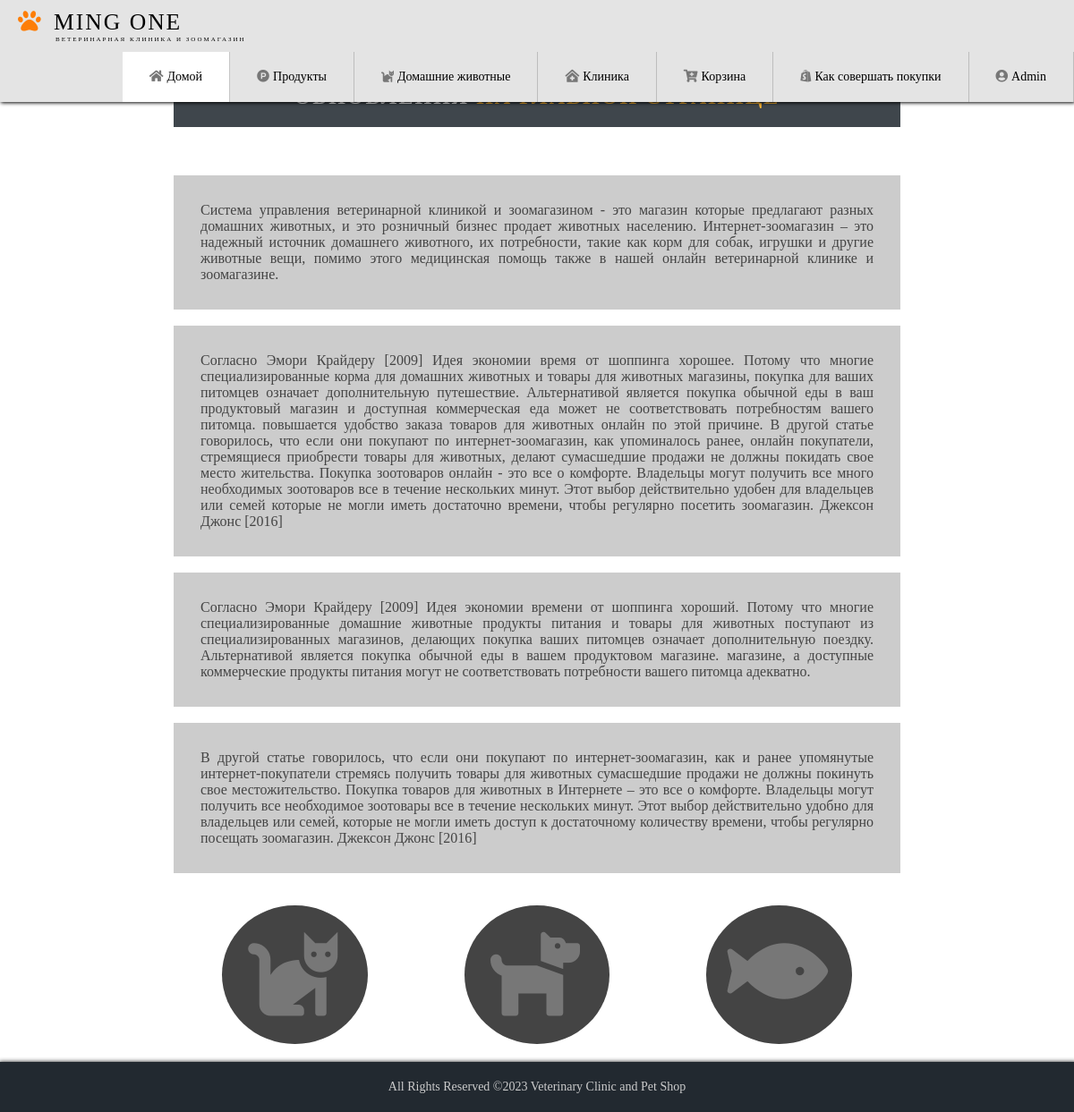
/customer/home.php (signed in), run on the app's committed database.
### tables this page shows
CREATE TABLE `home`  (
  `post_ID` int(10) NOT NULL AUTO_INCREMENT,
  `post_description` varchar(1000) NOT NULL,
  PRIMARY KEY (`post_ID`) USING BTREE
);

### customer/home.php (the view, shortened to what this page needs)
<?php
  $link = mysqli_connect("localhost", "root", "", "dbmingone");
	$sql = "SELECT * FROM `home`";
  $myData = mysqli_query($link,$sql);
?>
<!DOCTYPE html>
<html lang="en">
  <head>
    <link rel="stylesheet" href="../css/header.css" />
    <link rel="stylesheet" href="../css/main.css" />
    <link rel="stylesheet" href="../css/footer.css" />
    <link rel="stylesheet" href="../fontawesome\css\all.css" />
  </head>
  <body>
    <header class="header">
      <a href="#" class="logo">
        <i class="fas fa-paw" style="color: #fd7e07"></i>
        Ming One
        <p style="font-size: 7px; margin-left: 42px">
        ВЕТЕРИНАРНАЯ КЛИНИКА И ЗООМАГАЗИН
        </p>
      </a>
      <ul class="menu">
        <li class="active">
          <a href="./home.php"><i class="fa fa-home"></i>Домой</a>
        </li>
        <li>
          <a href="./products.php"
            ><i class="fab fa-product-hunt"></i>Продукты</a
          >
        </li>
        <li>
          <a href="./pets.php"><i class="fas fa-cat"></i>Домашние животные</a>
        </li>
        <li>
          <a href="./clinic.php"><i class="fas fa-clinic-medical"></i>Клиника</a>
        </li>
        <li>
          <a href="./cart.php"><i class="fa fa-cart-plus"></i>Корзина</a>
        </li>
        <li>
          <a href="./shop.php"><i class="fab fa-shopify"></i>Как совершать покупки</a>
        </li>
        <li style="text-transform: capitalize">
          <a href="../conn/logout.php" title="Click, Auto Signout">
            <i class="fa fa-user-circle"></i
            ><?php echo $_SESSION['uname']; ?>
          </a>
        </li>
      </ul>
    </header>
    <main>
      <h2>ОБНОВЛЕНИЯ <font color="orange">НА ГЛАВНОЙ СТРАНИЦЕ</font></h2>
      <br />
      <section>
      </section>
      <br />
      <p>
        <?php
    while($record = mysqli_fetch_assoc($myData)){
          $pd = $record['post_description'];
          echo"<p style='background: #ccc; color: #444; width:70%; margin:auto; padding: 30px; text-align: justify;'>
        $pd
      </p>
      <br />"; } mysqli_close($link); ?>
      <br />
      <div class="updates" id="coverX">
        <div class="update-0">
          <i class="fas fa-cat"></i>
        </div>
        <div class="update-1">
          <i class="fas fa-dog"></i>
        </div>
        <div class="update-2">
          <i class="fas fa-fish"></i>
        </div>
      </div>
    </main>
    <footer>
      <section class="footer-content">
        <ul class="footer-page">
          <li>All Rights Reserved &copy2023 Veterinary Clinic and Pet Shop</li>
        </ul>
      </section>
    </footer>
  </body>
</html>

### css/header.css (style rules this page uses)
* { margin: 0; padding: 0; box-sizing: border-box; }
body { margin: 0; background: #ccc; height: 80vh; }
a { color: black; }
.active { background-color: #fff; }
.header { background-color: rgb(228, 228, 228); box-shadow: 1px 1px 4px 0 rgba(0, 0, 0, 1); position: fixed; width: 100%; z-index: 3; }
.header ul { margin: 0; padding: 0; list-style-type: none; overflow: hidden; background-color: rgb(228, 228, 228); }
.header ul a { display: block; padding: 20px; font-size: 14px; border-right: 1px solid #aaaa; text-decoration: none; }
.header .logo { float: left; display: block; font-size: 1.6em; padding: 10px 20px; letter-spacing: 2px; text-decoration: none; text-transform: uppercase; }
.header .menu { clear: both; max-height: 0; transition: max-height 0.2s ease-out; }
i { margin: 0px 4px 0px 0px; color: #777; }
@media (min-width: 1000px) { .header li { float: left; } }
@media (min-width: 1000px) { .header li a { padding: 20px 30px; } }
@media (min-width: 1000px) { .header .menu { clear: none; float: right; max-height: none; } }

### css/main.css (style rules this page uses)
main { color: rgb(92, 92, 92); text-align: center; background-color: #fff; position: relative; top: 55px; height: auto; padding: 20px; align-items: center; }
h2 { padding: 20px; letter-spacing: 2px; width: 70%; margin: auto; color: white; opacity: 0.8; background: #101820ff; }
@media screen and (max-width: 1200px) { main { height: auto; } }
.updates { width: 70%; align-items: center; margin: auto; display: flex; justify-content: space-around; }
.update-0 { background-color: rgb(68, 68, 68); width: 20%; height: 20%; border-radius: 50%; padding: 20px; font-size: 100px; }
.update-1 { background-color: rgb(68, 68, 68); width: 20%; height: 20%; border-radius: 50%; padding: 20px; font-size: 100px; }
.update-2 { background-color: rgb(68, 68, 68); width: 20%; height: 20%; border-radius: 50%; padding: 20px; font-size: 100px; }
#coverX { animation: dropY 1.5s; }

### css/footer.css (style rules this page uses)
footer { position: relative; background-color: #101820ff; top: 55px; width: 100%; height: auto; box-shadow: 1px 2px 5px 2px rgb(0, 0, 0); opacity: 0.9; }
.footer-content { display: flex; }
.footer-page { width: 30%; display: flex; justify-content: space-around; list-style: none; margin: 20px auto; }
.footer-page li { color: #ccc; font-size: 14px; }
@media screen and (min-width: 769px) { .footer-page { width: 100%; width: auto; } }
@media screen and (min-width: 769px) { .footer-page li { padding: 0px 5px; } }

### data on the page
home: post_description "Система управления ветеринарной клиникой и зоомагазином - это магазин которые предлагают разных домашних животных, и это розничный бизнес продает животных населению. Интернет-зоомагазин – это надежный источник домашнего животного, их потребности, такие как корм для собак, игрушки и другие животные вещи, помимо этого медицинская помощь также в нашей онлайн ветеринарной клинике и зоомагазине."
home: post_description "Согласно Эмори Крайдеру [2009] Идея экономии время от шоппинга хорошее. Потому что многие специализированные корма для домашних животных и товары для животных магазины, покупка для ваших питомцев означает дополнительную путешествие. Альтернативой является покупка обычной еды в ваш продуктовый магазин и доступная коммерческая еда может не соответствовать потребностям вашего питомца. повышается удобство заказа товаров для животных онлайн по этой причине. В другой статье говорилось, что если они покупают по интернет-зоомагазин, как упоминалось ранее, онлайн покупатели, стремящиеся приобрести товары для животных, делают сумасшедшие продажи не должны покидать свое место жительства. Покупка…"
home: post_description "Согласно Эмори Крайдеру [2009] Идея экономии времени от шоппинга хороший. Потому что многие специализированные домашние животные продукты питания и товары для животных поступают из специализированных магазинов, делающих покупка ваших питомцев означает дополнительную поездку. Альтернативой является покупка обычной еды в вашем продуктовом магазине. магазине, а доступные коммерческие продукты питания могут не соответствовать потребности вашего питомца адекватно."
home: post_description "В другой статье говорилось, что если они покупают по интернет-зоомагазин, как и ранее упомянутые интернет-покупатели стремясь получить товары для животных сумасшедшие продажи не должны покинуть свое местожительство. Покупка товаров для животных в Интернете – это все о комфорте. Владельцы могут получить все необходимое зоотовары все в течение нескольких минут. Этот выбор действительно удобно для владельцев или семей, которые не могли иметь доступ к достаточному количеству времени, чтобы регулярно посещать зоомагазин. Джексон Джонс [2016]"

### other printed values
$_SESSION['uname'] "Admin"
